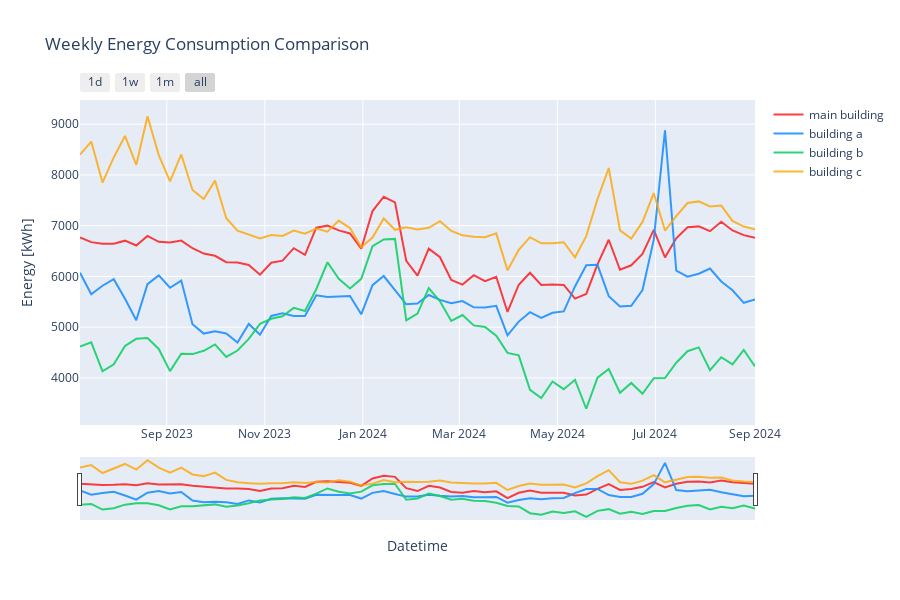

The code cell stored with this chart in its notebook:
### Code cell
merged_df, cols =pipe.select_and_merge_datasets(["net_consumption"], periode="w")
merged_df = merged_df.iloc[1:-1]
    
plot_energy_usage(merged_df, cols,
                    titel="Weekly Energy Consumption Comparison",
                    yaxis_title="Energy [kWh]",
                    tozeroy=False,
                    # dark_mode=True,
                    )
